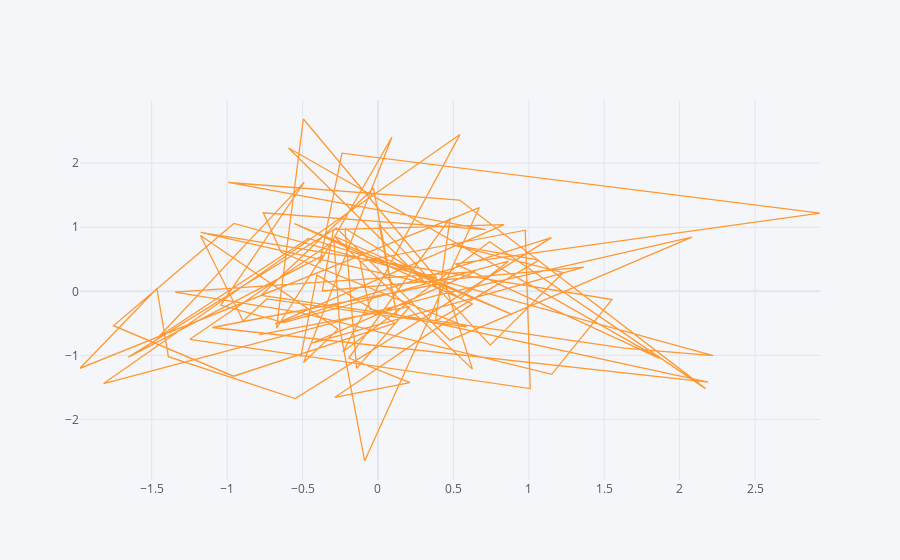

Notebook cell for this chart:
### Markdown cell above
## Scatter

### Code cell
# df.iplot(kind='scatter',x='A',y='B',mode='markers',size=10)
df.iplot(kind='scatter',x='A',y='B')
